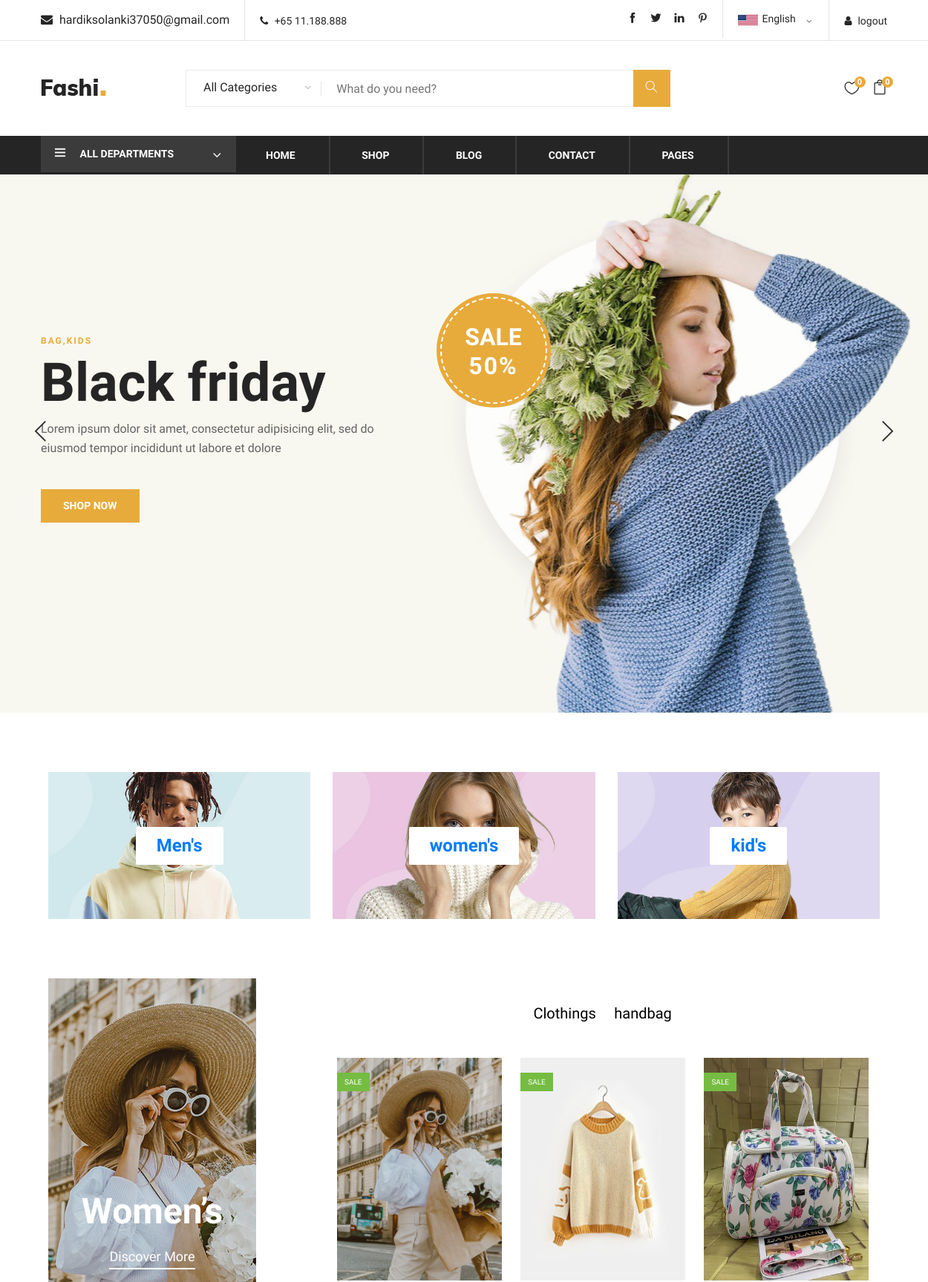
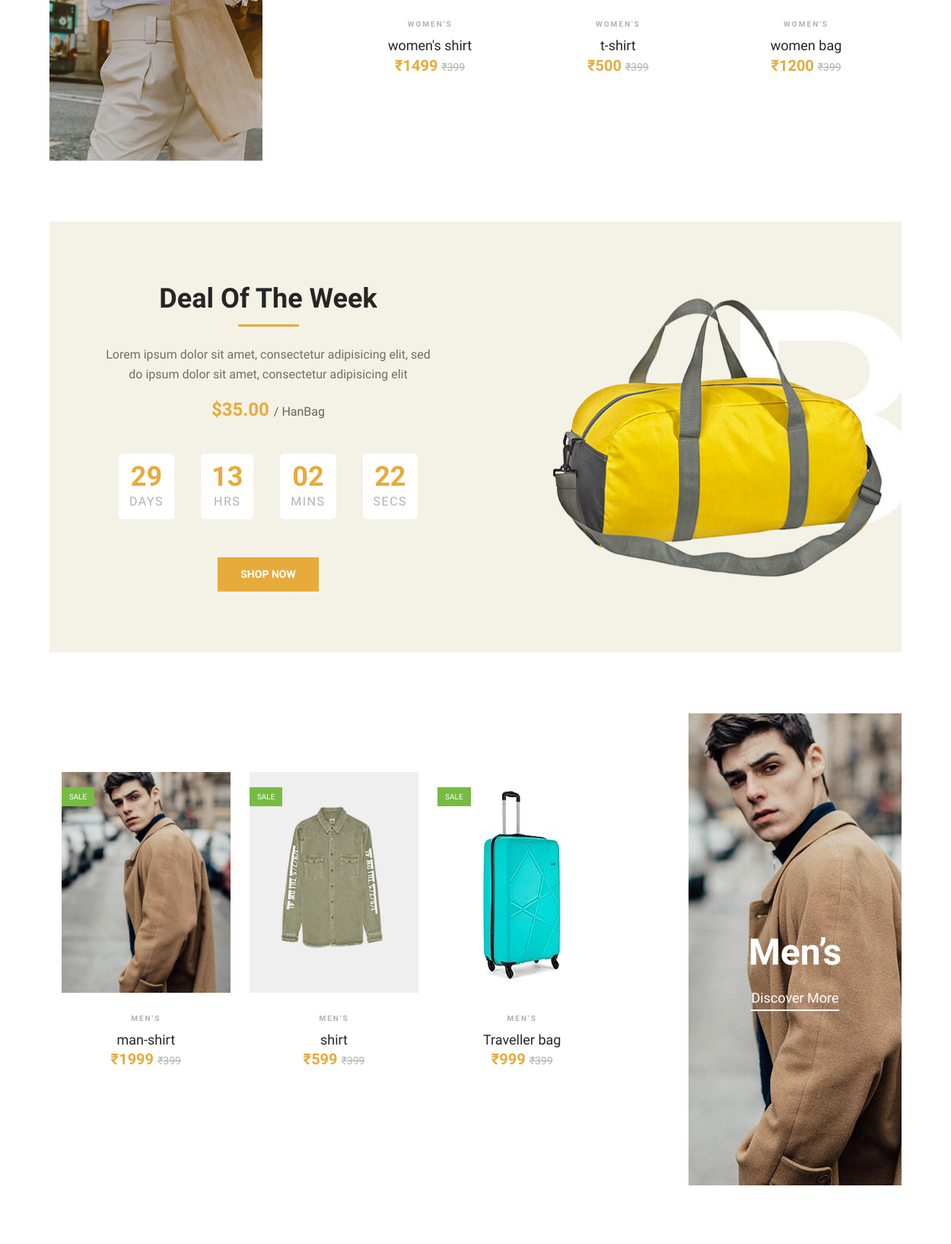
/ (signed in, upper part), run on the app's committed database (2 pictures, top to bottom).
### store/models.py (models this page shows, shortened)
class user(models.Model):
    image=models.ImageField(upload_to='photo',blank=True,null=True)
    name=models.CharField(max_length=30,blank=True,null=True)
    email=models.EmailField(unique=True,max_length=50)
    password=models.CharField(max_length=20)
    otp=models.IntegerField(default=123)

class main_category(models.Model):
    image=models.ImageField(default='man-3.jpg',upload_to='photo')
    name=models.CharField(max_length=50)
    def __str__(self):
        return self.name

class subcategory(models.Model):
    main_category=models.ForeignKey(main_category,on_delete=models.CASCADE)
    name=models.CharField(max_length=50)

class product1(models.Model):
    main_category=models.ForeignKey(main_category,on_delete=models.CASCADE)
    subcategory=models.ForeignKey(subcategory,on_delete=models.CASCADE,default=1)
    brand=models.ForeignKey(brand,on_delete=models.CASCADE,default=1)
    filter_price=models.ForeignKey(filter_price,on_delete=models.CASCADE,default=1)
    color=models.ForeignKey(color,on_delete=models.CASCADE,default=1)
    size=models.ForeignKey(size,on_delete=models.CASCADE,default=1)
    image=models.ImageField(upload_to='photo')
    name=models.CharField(max_length=50)
    price=models.IntegerField()
    qtn=models.IntegerField()

### store/views.py (the view)
# urls.py: path('',views.index,name="index"),
def index(request):
    if "email" in request.session:
        mid=main_category.objects.all()
        pid1=product1.objects.filter(main_category=1)
        pid=product1.objects.filter(main_category=2)
        uid=user.objects.get(email=request.session['email'])
        sid=subcategory.objects.filter(main_category=2)
        sid1=subcategory.objects.filter(main_category=1)
        count=add_to_cart.objects.filter(user_id=uid).count()
        count1=wishlist.objects.filter(user_id=uid).count()
        pro=add_to_cart.objects.filter(user_id=uid)
        pro1=wishlist.objects.filter(user_id=uid)
        total=0
        sub_total=0
        l1=[]
        for i in pro:
            a=i.total
            l1.append(a)
            sub_total=sum(l1)
            total=sub_total
        total1=0
        sub_total1=0
        l11=[]
        for i in pro1:
            a=i.price
            l11.append(a)
            sub_total1=sum(l11)
            total1=sub_total1
        cid=request.GET.get('cid')
        did=request.GET.get('did')
        if cid:
            pid=product1.objects.filter(main_category=2,subcategory=cid)
        elif did:
            pid1=product1.objects.filter(main_category=1,subcategory=did)
        else:
           pid=product1.objects.filter(main_category=2)
           pid1=product1.objects.filter(main_category=1)
        contaxt={
            "mid":mid,
            "pid":pid,
            "pid1":pid1,
            "uid":uid,
            "sid":sid,
            "sid1":sid1,
            "count":count,
            "count1":count1,
            "total":total,
            "total1":total1,
            "pro":pro,
            "pro1":pro1
        }
        return render(request,"index.html",contaxt)
    else:
        return render(request,"login.html")

### store/templates/index.html (shortened to what this page needs)
{% load static %}
<!DOCTYPE html>
<html lang="zxx">
  <head>
    <link
      rel="stylesheet"
      href="https://maxcdn.bootstrapcdn.com/bootstrap/3.4.1/css/bootstrap.min.css"
    />
    <link
      rel="stylesheet"
      href="https://cdnjs.cloudflare.com/ajax/libs/font-awesome/6.4.2/css/all.min.css"
    />
    <link
      rel="stylesheet"
      href="{% static 'css/bootstrap.min.css' %}"
      type="text/css"
    />
    <link
      rel="stylesheet"
      href="{% static 'css/font-awesome.min.css' %}"
      type="text/css"
    />
    <link
      rel="stylesheet"
      href="{% static 'css/themify-icons.css' %}"
      type="text/css"
    />
    <link
      rel="stylesheet"
      href="{% static 'css/elegant-icons.css' %}"
      type="text/css"
    />
    <link
      rel="stylesheet"
      href="{% static 'css/owl.carousel.min.css' %}"
      type="text/css"
    />
    <link
      rel="stylesheet"
      href="{% static 'css/nice-select.css' %}"
      type="text/css"
    />
    <link
      rel="stylesheet"
      href="{% static 'css/jquery-ui.min.css' %}"
      type="text/css"
    />
    <link
      rel="stylesheet"
      href="{% static 'css/slicknav.min.css' %}"
      type="text/css"
    />
    <link
      rel="stylesheet"
      href="{% static 'css/style.css' %}"
      type="text/css"
    />
  </head>
  <body>
    <header class="header-section">
      <div class="header-top">
        <div class="container">
          <div class="ht-left">
            <div class="mail-service">
              <i class="fa fa-envelope"></i>
              {{uid.email}}
            </div>
            <div class="phone-service">
              <i class="fa fa-phone"></i>
              +65 11.188.888
            </div>
          </div>
          <div class="ht-right">
            <a href="{% url 'logout' %}" class="login-panel"
              ><i class="fa fa-user"></i>logout</a
            >
            <div class="lan-selector">
            </div>
            <div class="top-social">
              <a href="#"><i class="ti-facebook"></i></a>
              <a href="#"><i class="ti-twitter-alt"></i></a>
              <a href="#"><i class="ti-linkedin"></i></a>
              <a href="#"><i class="ti-pinterest"></i></a>
            </div>
          </div>
        </div>
      </div>
      <div class="container">
        <div class="inner-header">
          <div class="row">
            <div class="col-lg-2 col-md-2">
              <div class="logo">
                <a href="{% url 'index' %}">
                  <img src="{% static 'img/logo.png' %}" alt="logo" />
                </a>
              </div>
            </div>
            <div class="col-lg-7 col-md-7">
              <div class="advanced-search">
                <button type="button" class="category-btn">
                  All Categories
                </button>
                <div class="input-group">
                  <form
                    class="d-flex justify-content-between search-inner"
                    action="{% url 'search' %}"
                    method="get"
                  >
                    <input
                      type="text"
                      placeholder="What do you need?"
                      name="search"
                      style="color: black"
                    />
                    <button type="submit"><i class="ti-search"></i></button>
                  </form>
                </div>
              </div>
            </div>
            <div class="col-lg-3 text-right col-md-3">
              <ul class="nav-right">
                <li class="cart-icon">
                  <a href="#">
                    <i class="icon_heart_alt"></i>
                    <span>{{count1}}</span>
                  </a>
                </li>
                <li class="cart-icon">
                  <a href="#">
                    <i class="icon_bag_alt"></i>
                    <span>{{count}}</span>
                  </a>
                </li>
              </ul>
            </div>
          </div>
        </div>
      </div>
      <div class="nav-item">
        <div class="container">
          <div class="nav-depart">
            <div class="depart-btn">
              <i class="ti-menu"></i>
              <span>All departments</span>
            </div>
          </div>
          <nav class="nav-menu mobile-menu">
            <ul>
              <li><a href="{% url 'index' %}">Home</a></li>
              <li><a href="{% url 'shop' %}">Shop</a></li>
              <li><a href="{% url 'blog' %}">Blog</a></li>
              <li><a href="{% url 'contact' %}">Contact</a></li>
              <li>
                <a href="#">Pages</a>
              </li>
            </ul>
          </nav>
        </div>
      </div>
    </header>
     {% block content %}
    <section class="hero-section">
      <div class="hero-items owl-carousel">
        <div class="single-hero-items set-bg" data-setbg="{% static 'img/hero-1.jpg' %}">
          <div class="container">
            <div class="row">
              <div class="col-lg-5">
                <span>Bag,kids</span>
                <h1>Black friday</h1>
                <p>
                  Lorem ipsum dolor sit amet, consectetur adipisicing elit, sed
                  do eiusmod tempor incididunt ut labore et dolore
                </p>
                <a href="{% url 'shop' %}" class="primary-btn">Shop Now</a>
              </div>
            </div>
            <div class="off-card">
              <h2>Sale <span>50%</span></h2>
            </div>
          </div>
        </div>
      </div>
    </section>
    <div class="banner-section spad">
      <div class="container-fluid">
        <div class="row">
          {% for i in mid %}
          <div class="col-lg-4">
            <div class="single-banner">
              <div class="inner-text">
                <h4><a href="{% url 'collection' i.id %}">{{i.name}}</a></h4>
              </div>
            </div>
          </div>
          {% endfor %}
        </div>
      </div>
    </div>
    <section class="women-banner spad">
      <div class="container-fluid">
        <div class="row">
          <div class="col-lg-3">
            <div
              class="product-large set-bg"
              data-setbg="{% static 'img/products/women-large.jpg' %}"
            >
              <h2>Women’s</h2>
              <a href="#">Discover More</a>
            </div>
          </div>
          <div class="col-lg-8 offset-lg-1">
            <div class="filter-control">
              <ul>
                {% for i in sid %}
                <li>
                  <a style="color: black" href="?cid={{i.id}}">{{i.name}}</a>
                </li>
                {% endfor %}
              </ul>
            </div>
            <div class="product-slider owl-carousel">
              {% for i in pid %}
              <div class="product-item">
                <div class="pi-pic">
                  <img style="height: 300px" src="{{ i.image.url }}" alt="" />
                  <div class="sale">Sale</div>
                </div>
                <div class="pi-text">
                  <div class="catagory-name">{{i.main_category}}</div>
                  <a href="#">
                    <h5>{{i.name}}</h5>
                  </a>
                  <div class="product-price">
                    &#8377;{{i.price}}
                    <span>&#8377;399</span>
                  </div>
                </div>
              </div>
              {% endfor%}
            </div>
          </div>
        </div>
      </div>
    </section>
    <section
      class="deal-of-week set-bg spad"
      data-setbg="{% static 'img/time-bg.jpg' %}"
    >
      <div class="container">
        <div class="col-lg-6 text-center">
          <div class="section-title">
            <h2>Deal Of The Week</h2>
            <p>
              Lorem ipsum dolor sit amet, consectetur adipisicing elit, sed<br />
              do ipsum dolor sit amet, consectetur adipisicing elit
            </p>
            <div class="product-price">
              $35.00
              <span>/ HanBag</span>
            </div>
          </div>
          <div class="countdown-timer" id="countdown">
          </div>
          <a href="{% url 'shop' %}" class="primary-btn">Shop Now</a>
        </div>
      </div>
    </section>
    <section class="man-banner spad">
      <div class="container-fluid">
        <div class="row">
          <div class="col-lg-8">
            <div class="filter-control">
            </div>
            <div class="product-slider owl-carousel">
              {% for i in pid1 %}
              <div class="product-item">
                <div class="pi-pic">
                  <img style="height: 290px" src="{{i.image.url}}" alt="" />
                  <div class="sale">Sale</div>
                </div>
                <div class="pi-text">
                  <div class="catagory-name">{{i.main_category}}</div>
                  <a href="#">
                    <h5>{{i.name}}</h5>
                  </a>
                  <div class="product-price">
                    &#8377;{{i.price}}
                    <span>&#8377;399</span>
                  </div>
                </div>
              </div>
              {% endfor %}
            </div>
          </div>
          <div class="col-lg-3 offset-lg-1">
            <div
              class="product-large set-bg m-large"
              data-setbg="{% static 'img/products/man-large.jpg' %}"
            >
              <h2>Men’s</h2>
              <a href="#">Discover More</a>
            </div>
          </div>
        </div>
      </div>
    </section>
    {% endblock %}
  </body>
</html>

### data on the page
user: email "hardiksolanki37050@gmail.com"
main_category: name "Men's"
main_category: name "women's"
main_category: name "kid's"
subcategory: name "Clothings"
subcategory: name "handbag"
product1: image (picture), main_category "WOMEN'S", name "women's shirt", price "1499"
product1: image (picture), main_category "WOMEN'S", name "t-shirt", price "500"
product1: image (picture), main_category "WOMEN'S", name "women bag", price "1200"
product1: image (picture), main_category "MEN'S", name "man-shirt", price "1999"
product1: image (picture), main_category "MEN'S", name "shirt", price "599"
product1: image (picture), main_category "MEN'S", name "Traveller bag", price "999"

### other printed values
{{ count1 }} "0"
{{ count }} "0"
